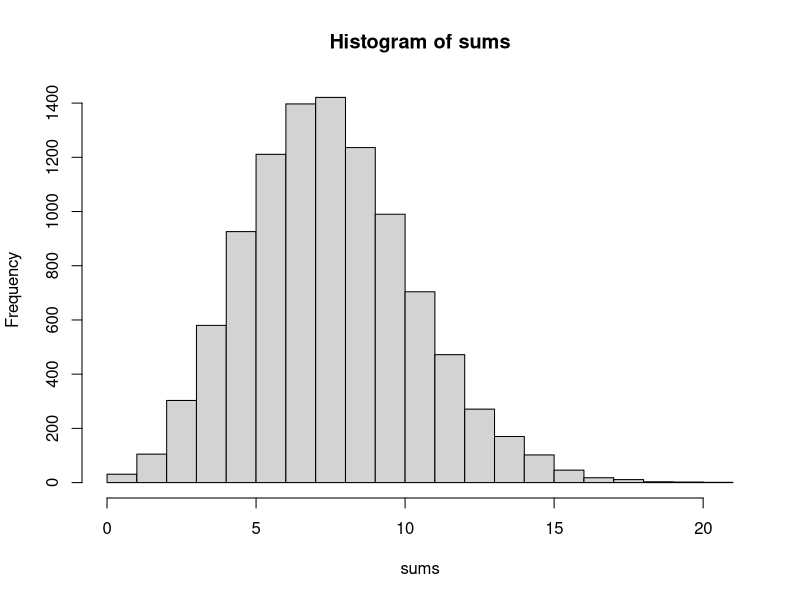

Write the R code that produced this figure.
#===========================Simulation==========================================
# Simulate the sum of 40 random exponentials with lambda=0.2, 1000 times
#This uses a for loop, could do it with apply faster but I don't have time to learn that right now

    set.seed(59)    #Make this reproducible by setting the starting point
    
    N<-10000
    
    sums<-c()
    
    for (i in 1:N) {
        p<-rpois(40, lambda=.2)
        sums[i]<-sum(p)
    }

#==========================Question 1===========================================

    hist(sums)
